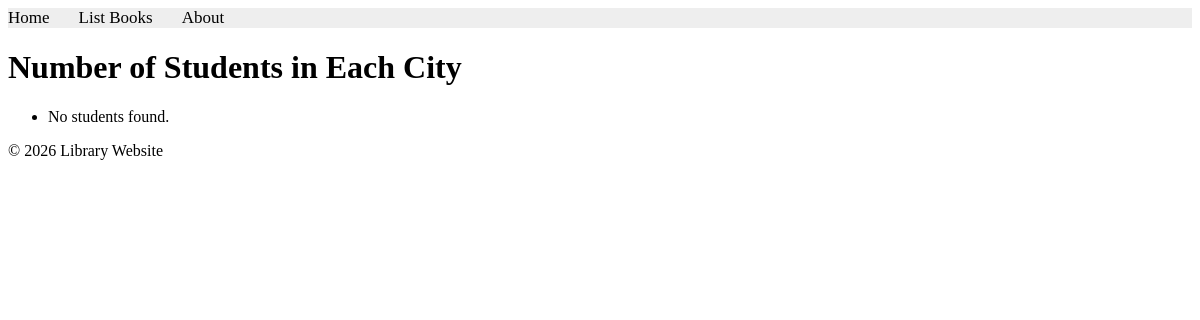
The app's page /bookmodule/lab8/task7/, older data.
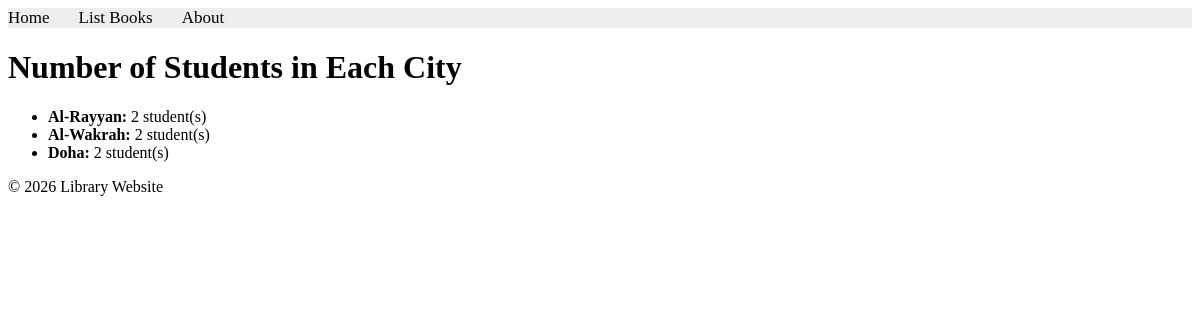
The same page, newer data.
### apps/bookmodule/models.py (models this page shows, shortened)
class Address(models.Model):
    city = models.CharField(max_length=100)

### apps/bookmodule/views.py (the view)
# urls.py: path('lab8/task7/', views.lab8_task7, name="books.lab8_task7"),
def lab8_task7(request):
    stats = Student.objects.values('address__city').annotate(
        student_count=Count('id')
    ).order_by('address__city')
    return render(request, 'bookmodule/lab8_task7.html', {'stats': stats})

### apps/templates/bookmodule/lab8_task7.html (shortened to what this page needs)
{% extends "layouts/base.html" %}
{% load static %}
{% block content %}
<div class="container">
    <h1>Number of Students in Each City</h1>
    <ul>
    {% for item in stats %}
        <li><strong>{{ item.address__city }}:</strong> {{ item.student_count }} student(s)</li>
    {% empty %}
        <li>No students found.</li>
    {% endfor %}
    </ul>
</div>
{% endblock content %}

### apps/templates/layouts/base.html (shortened to what this page needs)
{% load static %}
<!DOCTYPE html>
<html>
<head>
    <link rel="stylesheet" href="{% static 'styles.css' %}">
    <link rel="stylesheet" href="https://cdnjs.cloudflare.com/ajax/libs/font-awesome/4.7.0/css/font-awesome.min.css">
</head>
<body>
{% include "includes/header.html" %}
{% block content %}
{% endblock content %}
{% include "includes/footer.html" %}
</body>
</html>

### apps/templates/includes/header.html
<div class="topnav">
    <a href="{% url 'books.index' %}">Home</a>
    <a href="{% url 'books.list_books' %}">List Books</a>
    <a href="{% url 'books.aboutus' %}">About</a>
</div>

### apps/templates/includes/footer.html
<footer>
    <p>© 2026 Library Website</p>
</footer>

### apps/static/styles.css (style rules this page uses)
.topnav { background-color: #eeeeee; width: 100%; }
.topnav a { color: #000000; text-align: center; margin-right: 25px; text-decoration: none; font-size: 17px; }

Row changes from the older to the newer data that the page shows:
added Address: address__city "Al-Rayyan", student_count "2"
added Address: address__city "Al-Wakrah", student_count "2"
added Address: address__city "Doha", student_count "2"
Text that changed along with them:
text no longer shown: "No students found."
